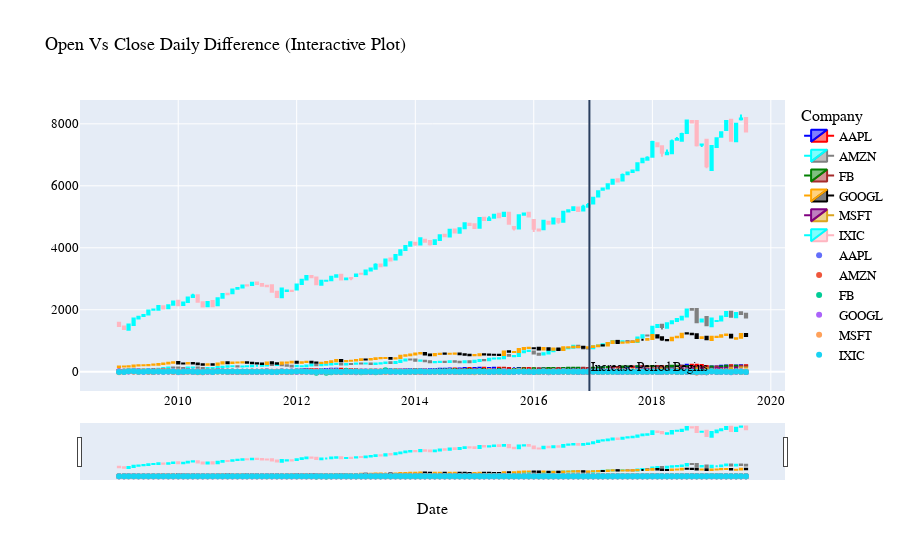

This figure's notebook cell:
### Code cell
# linear reg (percent change over time)

#plotting
fig.add_traces(go.Scatter(x=x_aapl, y = y_aapl, mode = 'markers', name = 'AAPL', line=dict(color=colors[0])))
fig.add_traces(go.Scatter(x=x_amzn, y =y_amzn , mode = 'markers', name = 'AMZN', line=dict(color=colors[1])))
fig.add_traces(go.Scatter(x=x_fb, y =y_fb , mode = 'markers', name = 'FB', line=dict(color=colors[2])))
fig.add_traces(go.Scatter(x=x_goog, y =y_goog , mode = 'markers', name = 'GOOGL', line=dict(color=colors[3])))
fig.add_traces(go.Scatter(x=x_msft, y =y_msft, mode = 'markers', name = 'MSFT', line=dict(color=colors[4])))
fig.add_traces(go.Scatter(x=x_ixic, y = y_ixic, mode = 'markers', name = 'IXIC', line=dict(color=colors[5])))

#printing
fig.show()
